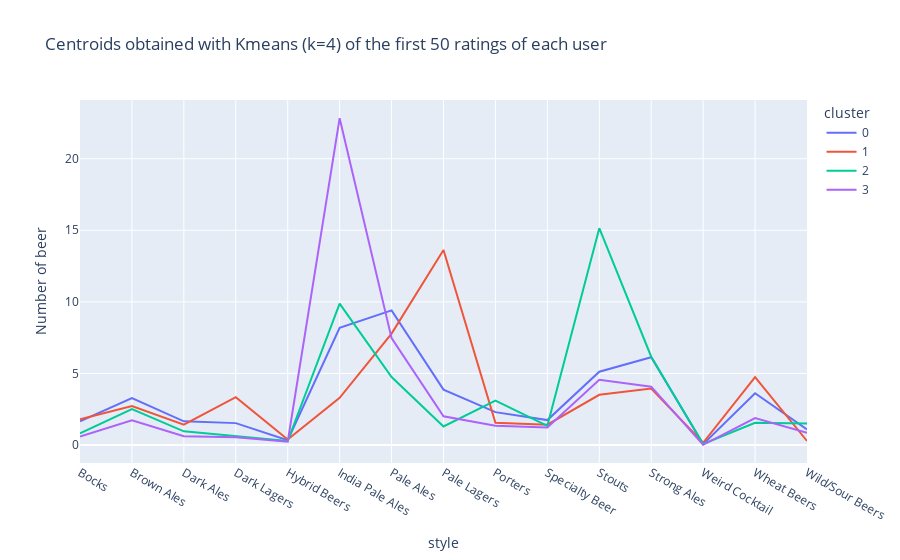

Notebook code cell kept with this figure:
### Code cell
fig = px.line(df_cluster_beer, x="style", y="Number of beer", color="cluster", title="Centroids obtained with Kmeans (k=4) of the first 50 ratings of each user")
fig.show()
#fig.write_html("centroid.html")

### Figure 1 — Plotly figure (JSON) as saved in the notebook; plotly's stock layout.template omitted (floating-point values rounded to 4 significant figures)
{"data": [{"hovertemplate": "cluster=0<br>style=%{x}<br>Number of beer=%{y}<extra></extra>", "legendgroup": "0", "line": {"color": "#636efa", "dash": "solid"}, "marker": {"symbol": "circle"}, "mode": "lines", "name": "0", "orientation": "v", "showlegend": true, "type": "scatter", "x": ["Bocks", "Brown Ales", "Dark Ales", "Dark Lagers", "Hybrid Beers", "India Pale Ales", "Pale Ales", "Pale Lagers", "Porters", "Specialty Beer", "Stouts", "Strong Ales", "Weird Cocktail", "Wheat Beers", "Wild/Sour Beers"], "xaxis": "x", "y": [1.66, 3.282, 1.655, 1.53, 0.3376, 8.193, 9.409, 3.868, 2.297, 1.744, 5.119, 6.132, 0.06345, 3.619, 1.091], "yaxis": "y"}, {"hovertemplate": "cluster=1<br>style=%{x}<br>Number of beer=%{y}<extra></extra>", "legendgroup": "1", "line": {"color": "#EF553B", "dash": "solid"}, "marker": {"symbol": "circle"}, "mode": "lines", "name": "1", "orientation": "v", "showlegend": true, "type": "scatter", "x": ["Bocks", "Brown Ales", "Dark Ales", "Dark Lagers", "Hybrid Beers", "India Pale Ales", "Pale Ales", "Pale Lagers", "Porters", "Specialty Beer", "Stouts", "Strong Ales", "Weird Cocktail", "Wheat Beers", "Wild/Sour Beers"], "xaxis": "x", "y": [1.794, 2.723, 1.426, 3.348, 0.383, 3.298, 7.78, 13.62, 1.56, 1.418, 3.511, 3.95, 0.156, 4.745, 0.2837], "yaxis": "y"}, {"hovertemplate": "cluster=2<br>style=%{x}<br>Number of beer=%{y}<extra></extra>", "legendgroup": "2", "line": {"color": "#00cc96", "dash": "solid"}, "marker": {"symbol": "circle"}, "mode": "lines", "name": "2", "orientation": "v", "showlegend": true, "type": "scatter", "x": ["Bocks", "Brown Ales", "Dark Ales", "Dark Lagers", "Hybrid Beers", "India Pale Ales", "Pale Ales", "Pale Lagers", "Porters", "Specialty Beer", "Stouts", "Strong Ales", "Weird Cocktail", "Wheat Beers", "Wild/Sour Beers"], "xaxis": "x", "y": [0.8163, 2.505, 0.9592, 0.6327, 0.2806, 9.872, 4.75, 1.296, 3.097, 1.342, 15.15, 6.168, 0.07653, 1.551, 1.505], "yaxis": "y"}, {"hovertemplate": "cluster=3<br>style=%{x}<br>Number of beer=%{y}<extra></extra>", "legendgroup": "3", "line": {"color": "#ab63fa", "dash": "solid"}, "marker": {"symbol": "circle"}, "mode": "lines", "name": "3", "orientation": "v", "showlegend": true, "type": "scatter", "x": ["Bocks", "Brown Ales", "Dark Ales", "Dark Lagers", "Hybrid Beers", "India Pale Ales", "Pale Ales", "Pale Lagers", "Porters", "Specialty Beer", "Stouts", "Strong Ales", "Weird Cocktail", "Wheat Beers", "Wild/Sour Beers"], "xaxis": "x", "y": [0.5983, 1.732, 0.6151, 0.5481, 0.2343, 22.83, 7.469, 2.013, 1.351, 1.222, 4.556, 4.075, 0.01255, 1.879, 0.8619], "yaxis": "y"}], "layout": {"legend": {"title": {"text": "cluster"}, "tracegroupgap": 0}, "title": {"text": "Centroids obtained with Kmeans (k=4) of the first 50 ratings of each user"}, "xaxis": {"anchor": "y", "domain": [0, 1], "title": {"text": "style"}}, "yaxis": {"anchor": "x", "domain": [0, 1], "title": {"text": "Number of beer"}}}}
